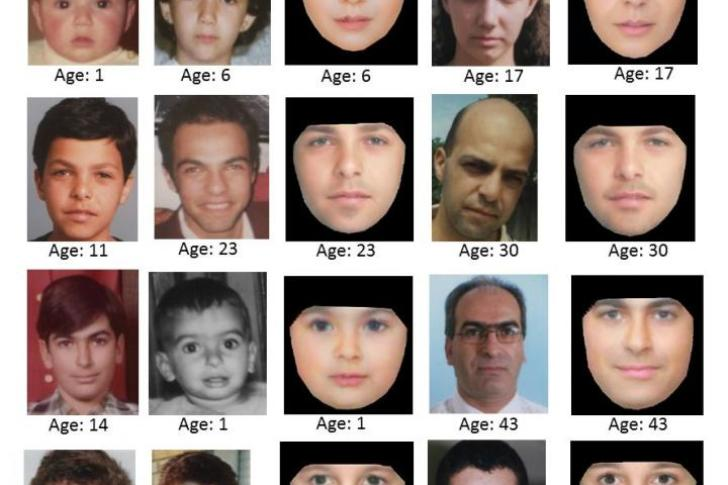
#> input picture facial recignaition/Photos/Photo4.jpg, 728 x 485 px, found by its file name
$ python faceDetection_image.py
#> lines starting #> are read from the running program, lines starting #| are printed output that depends on the picture
import numpy as np
import cv2

faceCascade=cv2.CascadeClassifier('haarcascade_frontalface_default.xml')

img = cv2.imread('Photos\Photo4.jpg', 1)
#> img is the input picture: shape (485, 728, 3); mean B, G, R 137.3, 142.9, 157.1
resize_img = cv2.resize(img, (640, 480)) # resizing this image to 640x480
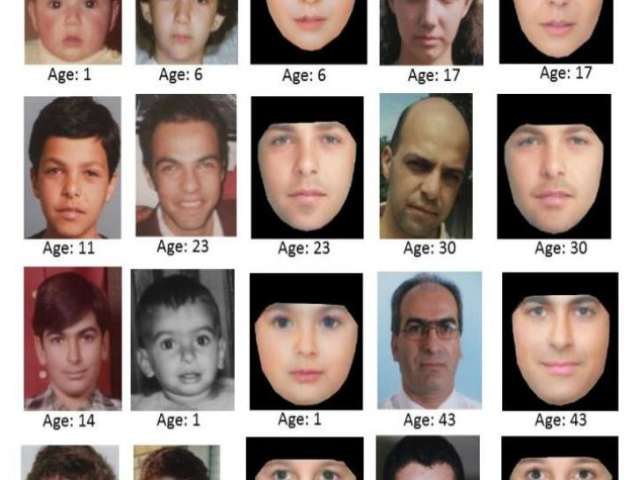
#> resize_img: shape (480, 640, 3); mean B, G, R 137.2, 142.8, 157
cv2.imshow('photo', resize_img) # it shows the resize image

gray = cv2.cvtColor(resize_img, cv2.COLOR_BGR2GRAY) # converts the resize colour image to grayscale
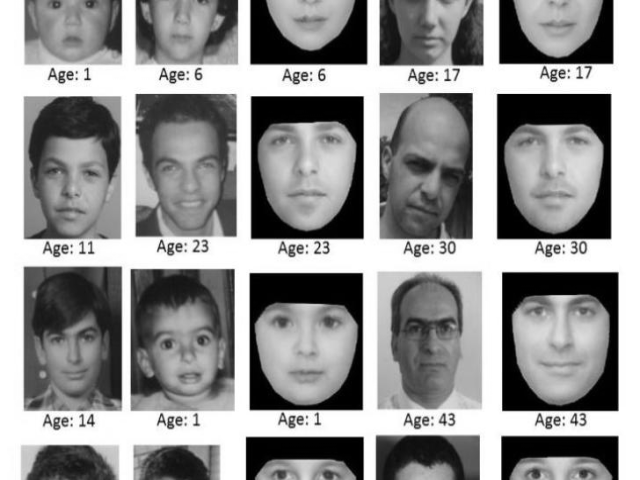
#> gray: shape (480, 640); min 0, max 255, mean 146.4

faces = faceCascade.detectMultiScale(# parameters that will vary depending on the size of the image
        gray,scaleFactor=1.32,minNeighbors=5,minSize=(10,10))
#> faces = [[149, 137, 80, 80], [30, 140, 86, 86], [389, 297, 84, 84], [387, 136, 93, 93], [142, 309, 89, 89], [30, 309, 86, 86], [250, 104, 112, 112], [495, 101, 120, 120], [501, 271, 119, 119], [247, 282, 119, 119]]

for(x,y,w,h) in faces: #face detection rectanle/box around the face
    cv2.rectangle(resize_img,(x,y),(x+w,y+h),(255,0,0),2)
    cv2.imshow("Face Detected Photo",resize_img)
    if cv2.waitKey(0) == ord('q'):#wait until 'q' key is pressed
        break
#> this loop made 1 pass; (key q is pressed on pass 1)
#> pass 1, `cv2.imshow("Face Detected Photo",resize_img)`:
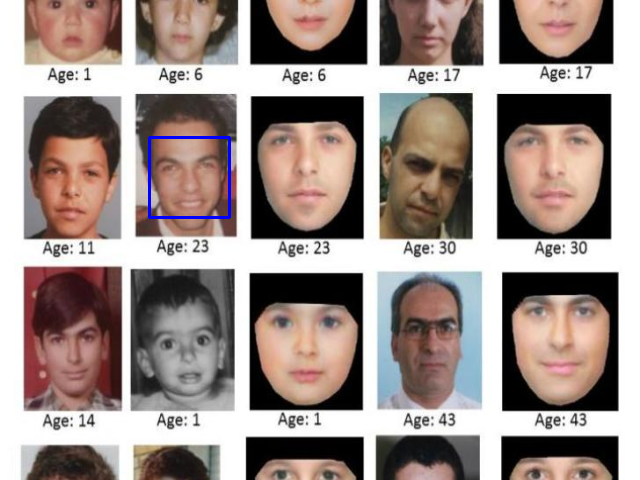
#> window 'Face Detected Photo': shape (480, 640, 3); mean B, G, R 137.7, 142.5, 156.6

cv2.destroyAllWindows()

$ run again, with facial recignaition/Photos/Photo1.jpg copied over facial recignaition/Photos/Photo4.jpg
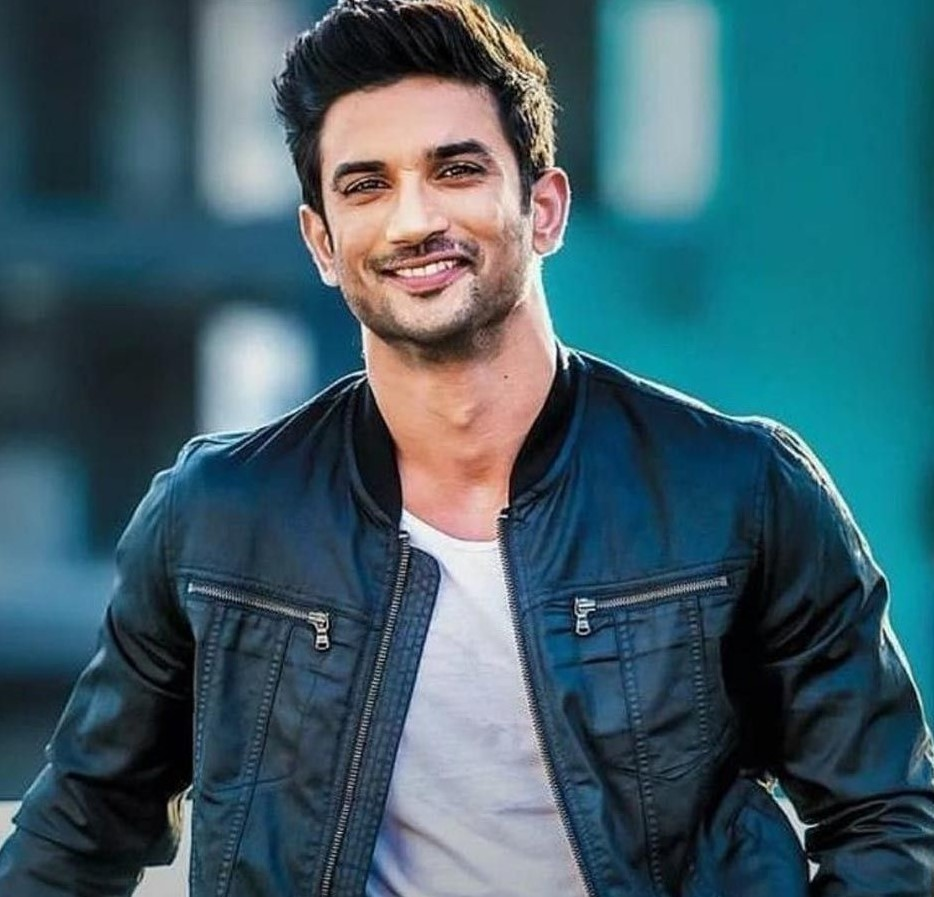
#> input picture facial recignaition/Photos/Photo1.jpg, 934 x 897 px, found by its file name
#> img is the input picture: shape (897, 934, 3); mean B, G, R 104.8, 93.6, 62
#> `gray = cv2.cvtColor(resize_img, cv2.COLOR_BGR2GRAY)`:
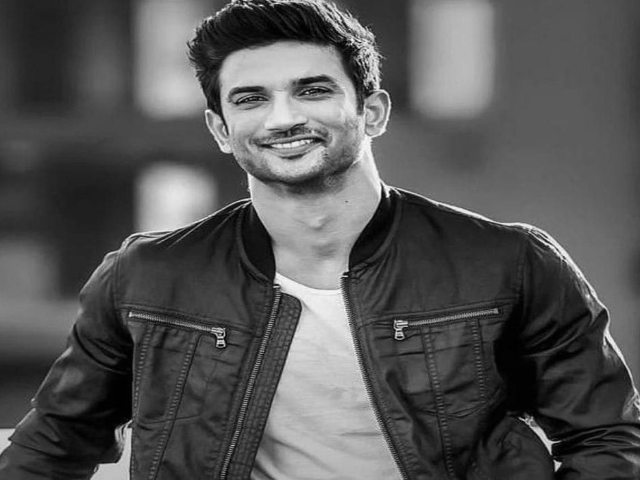
#> gray: shape (480, 640); min 0, max 252, mean 85.4
#> faces = [[204, 30, 166, 166]]
#> the loop `for(x,y,w,h) in faces:` made 1 pass; (key q is pressed on pass 1)
#> pass 1, `cv2.imshow("Face Detected Photo",resize_img)`:
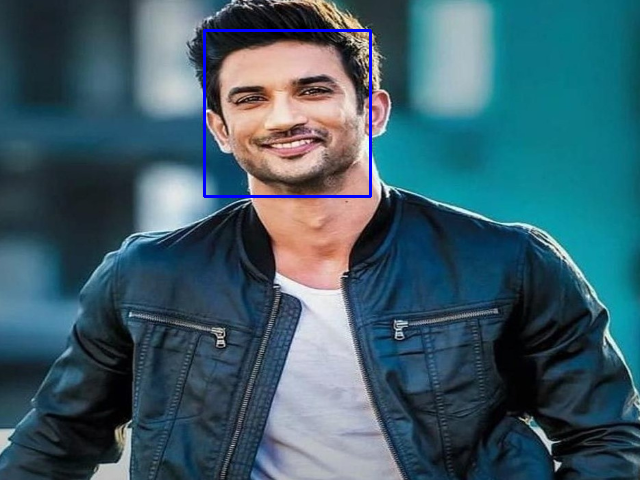
#> window 'Face Detected Photo': shape (480, 640, 3); mean B, G, R 105.6, 92.8, 61.2

$ run again, with facial recignaition/Photos/Photo2.jpg copied over facial recignaition/Photos/Photo4.jpg
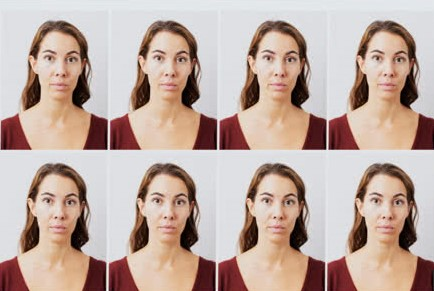
#> input picture facial recignaition/Photos/Photo2.jpg, 434 x 291 px, found by its file name
#> img is the input picture: shape (291, 434, 3); mean B, G, R 160.2, 169.2, 190.5
#> `gray = cv2.cvtColor(resize_img, cv2.COLOR_BGR2GRAY)`:
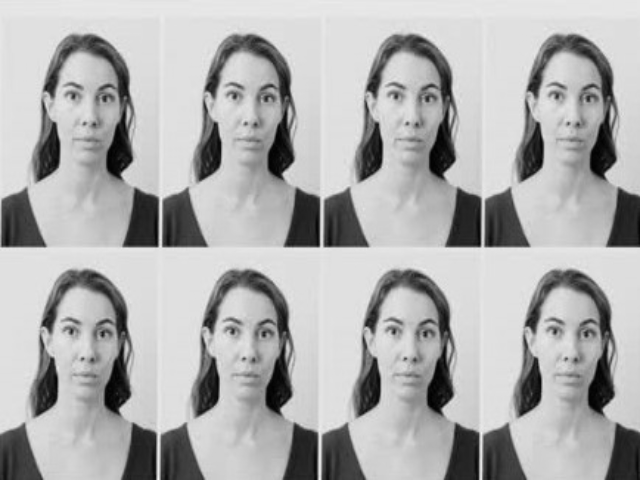
#> gray: shape (480, 640); min 1, max 245, mean 174.4
#> faces = [[42, 59, 95, 95], [365, 59, 96, 96], [526, 60, 94, 94], [202, 58, 96, 96], [42, 297, 90, 90], [203, 296, 91, 91], [364, 296, 93, 93], [524, 295, 94, 94]]
#> the loop `for(x,y,w,h) in faces:` made 1 pass; (key q is pressed on pass 1)
#> pass 1, `cv2.imshow("Face Detected Photo",resize_img)`:
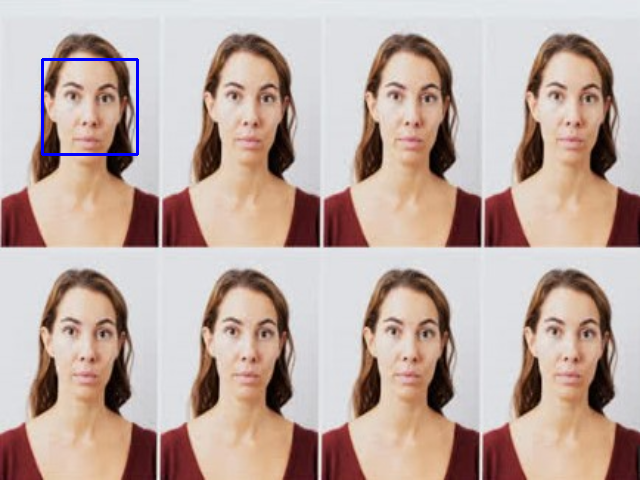
#> window 'Face Detected Photo': shape (480, 640, 3); mean B, G, R 160.5, 168.5, 189.7

$ run again, with facial recignaition/Photos/Photo5.JPG copied over facial recignaition/Photos/Photo4.jpg
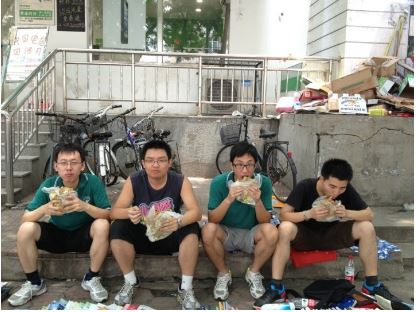
#> input picture facial recignaition/Photos/Photo5.JPG, 416 x 312 px, found by its file name
#> img is the input picture: shape (312, 416, 3); mean B, G, R 120.3, 129.8, 134.4
#> `gray = cv2.cvtColor(resize_img, cv2.COLOR_BGR2GRAY)`:
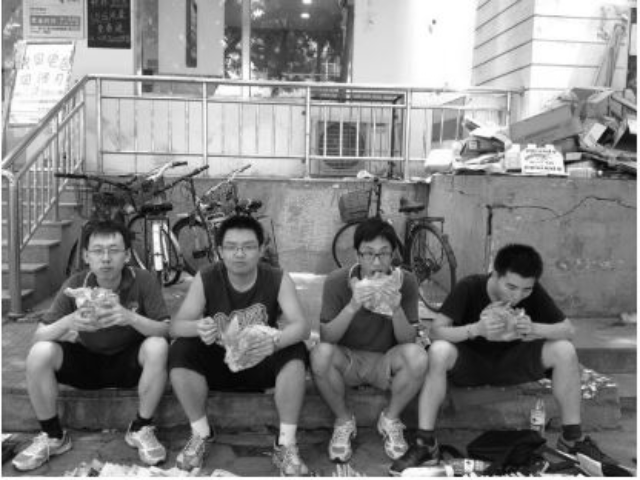
#> gray: shape (480, 640); min 0, max 255, mean 130
#> faces = [[214, 227, 51, 51], [80, 230, 52, 52]]
#> the loop `for(x,y,w,h) in faces:` made 1 pass; (key q is pressed on pass 1)
#> pass 1, `cv2.imshow("Face Detected Photo",resize_img)`:
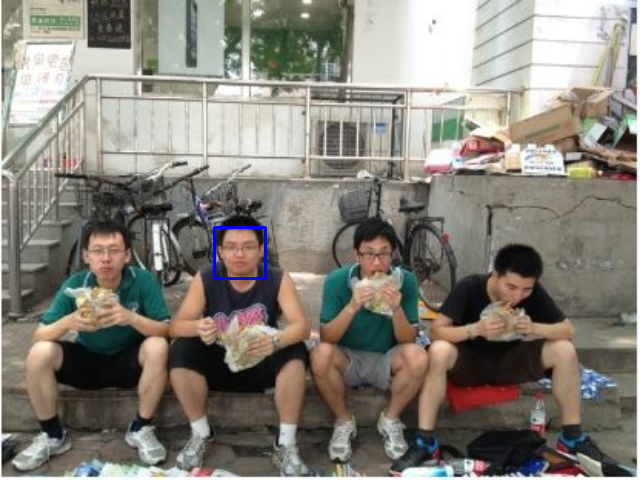
#> window 'Face Detected Photo': shape (480, 640, 3); mean B, G, R 120.6, 129.6, 134.1
